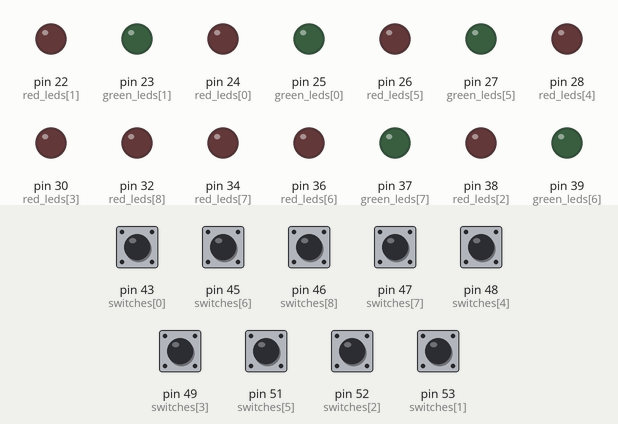
Recording of a sketch running on a simulated Arduino Mega 2560, built with avr-gcc and run on an emulated ATmega2560. Shown: output pins drawn as LEDs (lit = HIGH). Dashed ring = blinking. The inputs (shaded band) are chosen by the test bench; at power-on: pin 43 (switches[0]), pin 45 (switches[6]), pin 46 (switches[8]), pin 47 (switches[7]), pin 48 (switches[4]), pin 49 (switches[3]), pin 51 (switches[5]), pin 52 (switches[2]), pin 53 (switches[1]) LOW.

Above: at 1.2 s.
1.3 s: pin 43 (switches[0]) pulled HIGH for 0.15 s
At 1.7 s:
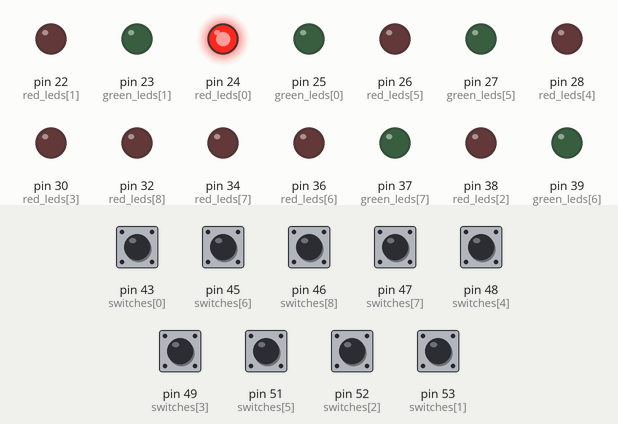
2.9 s: pin 45 (switches[6]) pulled HIGH for 0.15 s
At 4.1 s:
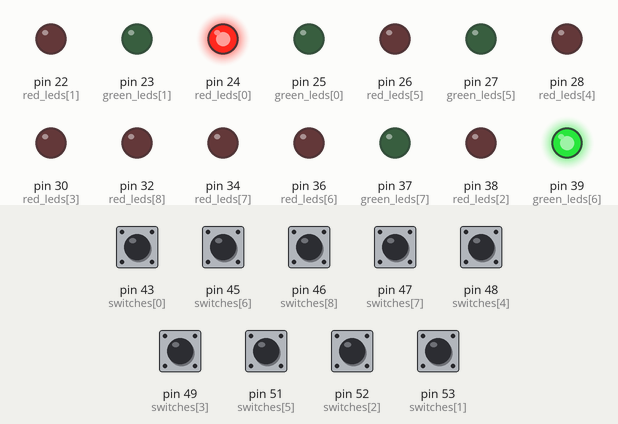
4.5 s: pin 46 (switches[8]) pulled HIGH for 0.15 s
At 5.4 s:
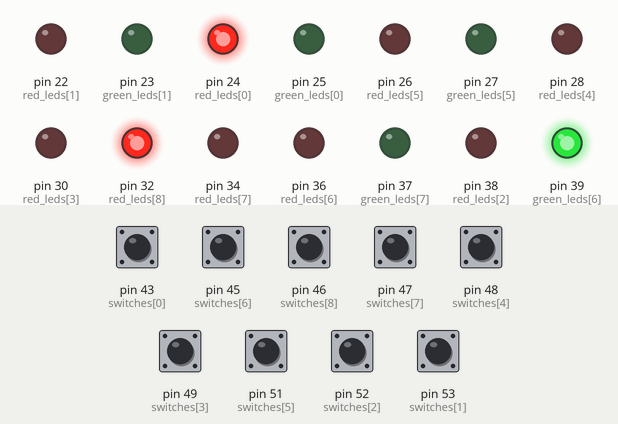
6.1 s: pin 47 (switches[7]) pulled HIGH for 0.15 s
At 6.6 s:
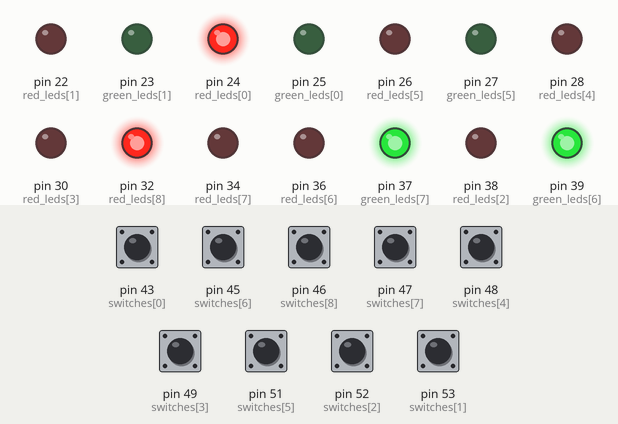
7.7 s: pin 48 (switches[4]) pulled HIGH for 0.15 s
At 10.6 s:
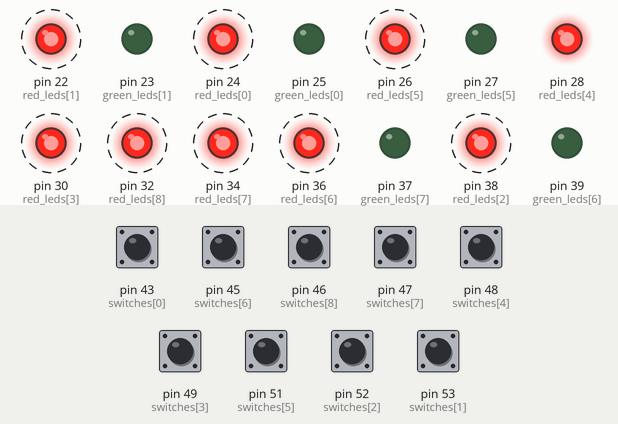
Timing chart, 0 to 11.7 s (numbered marks = the images above; inputs shaded):
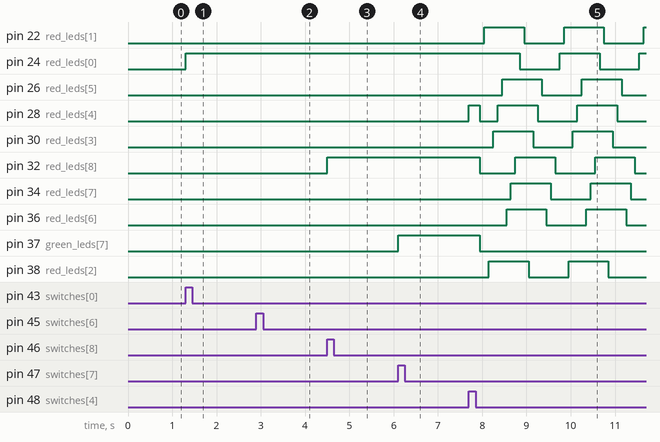

The sketch:

tic_tac_toe_WMD.ino
```cpp
int red_leds[9]={24, 22, 38, 30, 28, 26, 36, 34, 32};
int green_leds[9]={25, 23, 41, 33, 29, 27, 39, 37, 35};
int switches[9]={43, 53, 52, 49, 48, 51, 45, 47, 46};
int board[9]={0, 0, 0, 0, 0, 0, 0, 0, 0};

int active_player=1;
int winner = 0;
int total_moves=0;

void setup(){
  Serial.begin(9600);

  for (int i = 0; i<9; i++){
    pinMode(red_leds[i], OUTPUT);
    pinMode(green_leds[i], OUTPUT);
    pinMode(switches[i], INPUT);
  }
}

void loop(){
  int move_position=-1;
   for (int i = 0; i<9; i++){
     if(digitalRead(switches[i])==HIGH){
       while(switches[i]==HIGH){
       }
       move_position=i;
     }
   }
  if(move_position!=-1){
    int temp = check_position(move_position);
    if(temp==0){
      update_board(move_position);
    }
    int winner = check_win();
    if(winner!=0){
      win_loop(winner);
    } else if (total_moves==9){
      draw_loop();
    }
  }
}

int check_position(int pos){
  return board[pos];
}

void update_board(int pos){
  if(active_player==1){
    digitalWrite(red_leds[pos], HIGH);
    board[pos]=1;
  } else if(active_player==-1){
    digitalWrite(green_leds[pos], HIGH);
    board[pos]=-1;
  } else{
  }
  active_player*=-1;
  total_moves++;
}

int check_win(){
  //check columns
  for(int i=0; i<3; i++){
    if((board[i]==board[i+3])&&(board[i]==board[i+6])){
      return board[i];
    }
  }

  //check rows
  for(int i = 0; i<9; i+=3){
     if((board[i]==board[i+1])&&(board[i]==board[i+2])){
      return board[i];
    }
  }
  //check diagonals
  if((board[0]==board[4])&&(board[0]==board[8])){
    return board[0];
  }else if((board[2]==board[4])&&(board[2]==board[6])){
    return board[2];
  }
  return 0;
}

void win_loop(int winner){
  delay(250);

  for(int i=0; i<9; i++){
    digitalWrite(red_leds[i], LOW);
    digitalWrite(green_leds[i], LOW);
  }

  while(true){
    if(winner == 1){
      for(int i=0; i<9; i++){
        digitalWrite(red_leds[i], HIGH);
        delay(100);
      }
      for(int i=0; i<9; i++){
        digitalWrite(red_leds[i], LOW);
        delay(100);
      }
    }else if(winner==-1){
      for(int i=0; i<9; i++){
        digitalWrite(green_leds[i], HIGH);
        delay(100);
      }
      for(int i=0; i<9; i++){
        digitalWrite(green_leds[i], LOW);
        delay(100);
      }
    }
  }
}

int draw_loop(){
  for(int i=0; i<9; i++){
      digitalWrite(red_leds[i], LOW);
      digitalWrite(green_leds[i], LOW);
    }
  while(true){
    for(int i=0; i<9; i++){
      digitalWrite(red_leds[i], HIGH);
    }
    delay(250);
    for(int i=0; i<9; i++){
      digitalWrite(red_leds[i], LOW);
    }
    delay(250);
    for(int i=0; i<9; i++){
      digitalWrite(green_leds[i], HIGH);
    }
    delay(250);
    for(int i=0; i<9; i++){
      digitalWrite(green_leds[i], LOW);
    }
    delay(250);
  }
}
```

Measured:
- after the input at 1.3 s, pin 24 (red_leds[0]): LOW → HIGH at once
- after the input at 2.9 s, pin 39 (green_leds[6]): LOW → HIGH at once
- after the input at 4.5 s, pin 32 (red_leds[8]): LOW → HIGH at once
- after the input at 6.1 s, pin 37 (green_leds[7]): LOW → HIGH at once
- after the input at 7.7 s, pin 22 (red_leds[1]): alternates HIGH for 0.90 s and LOW for 0.90 s, starting after 0.35 s; pin 24 (red_leds[0]): alternates HIGH for 0.90 s and LOW for 0.90 s, starting after 1.2 s
